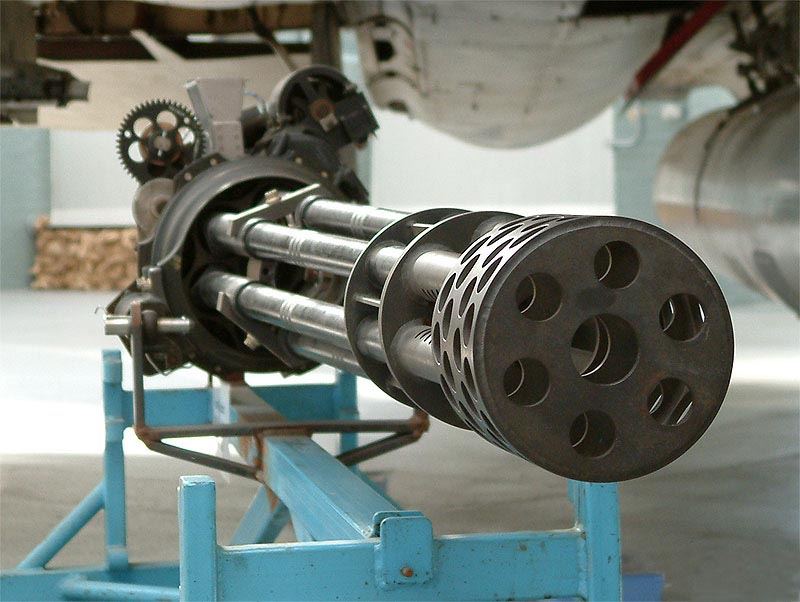
#> input picture Vulcan1.jpg, 800 x 602 px
$ python main.py
#> lines starting #> are read from the running program, lines starting #| are printed output that depends on the picture
from PIL import Image
from PIL import ImageFilter
from PIL import ImageEnhance

with Image.open('Vulcan1.jpg') as pic_original:
#> pic_original is the input picture: PIL image 800x602 RGB; mean R, G, B 114.2, 121.2, 114.1
    print('Розмір:', pic_original.size)
#| Розмір: (800, 602)
    print('Формат:', pic_original.format)
#| Формат: JPEG
    print('Тип:', pic_original.mode)
#| Тип: RGB
    pic_original.show()

    pic_gray = pic_original.convert('L')
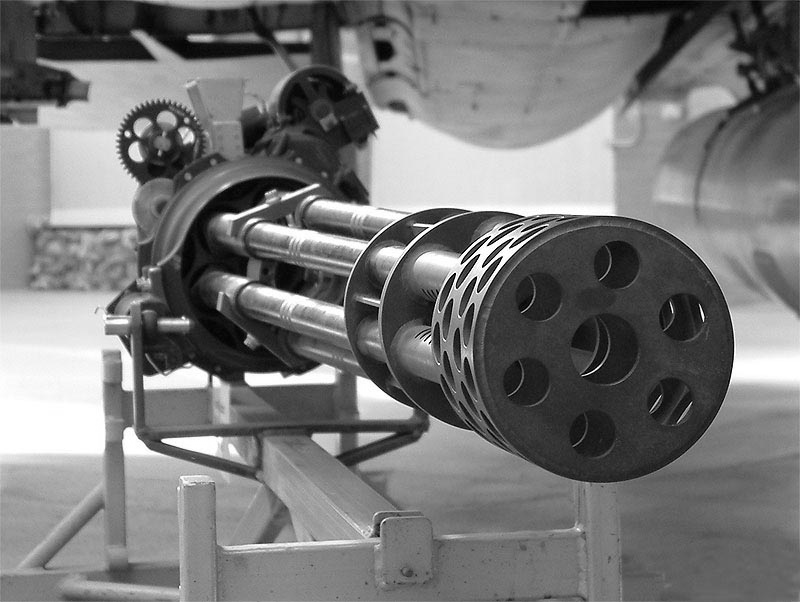
#> pic_gray: PIL image 800x602 L; min 0, max 255, mean 118.3
    pic_gray.save('bw.jpg')
    print('Розмір:', pic_gray .size)
#| Розмір: (800, 602)
    print('Формат:', pic_gray.format)
#| Формат: None
    print('Тип:', pic_gray.mode)
#| Тип: L
    pic_gray.show()

    pic_blured = pic_original.filter(ImageFilter.BLUR)
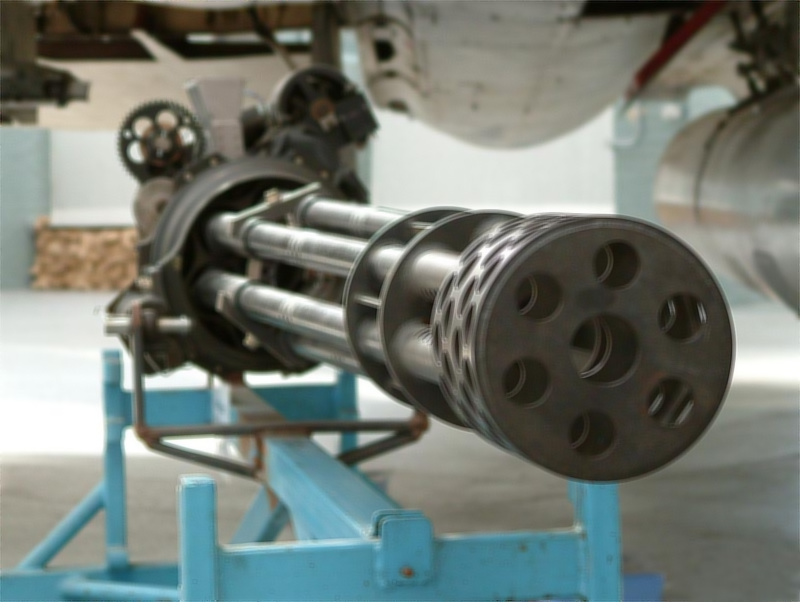
#> pic_blured: PIL image 800x602 RGB; mean R, G, B 114.3, 121.3, 114.2
    pic_blured.save('blured.jpg')
    pic_blured.show()

    pic_up = pic_original.transpose(Image.ROTATE_180)
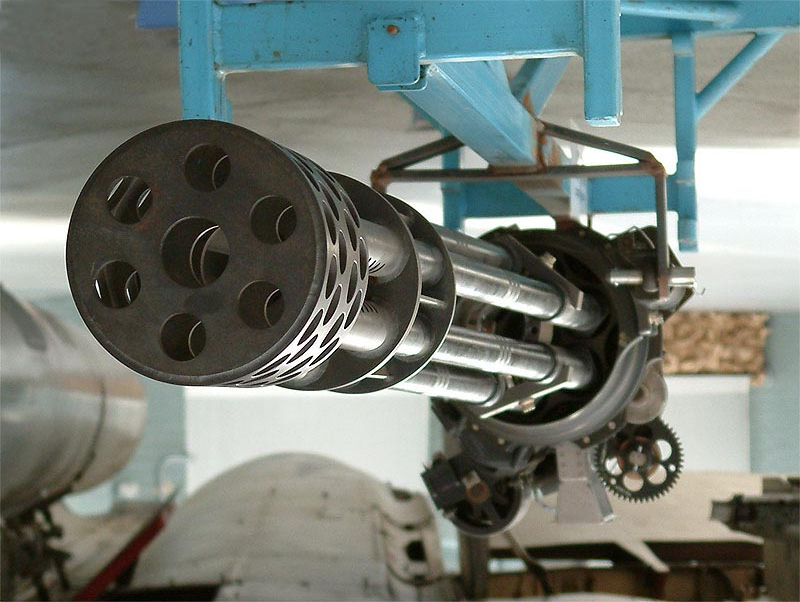
#> pic_up: PIL image 800x602 RGB; mean R, G, B 114.2, 121.2, 114.1
    pic_up.save('up.jpg')
    pic_up.show()

    pic_mirrow = pic_original.transpose(Image.FLIP_LEFT_RIGHT)
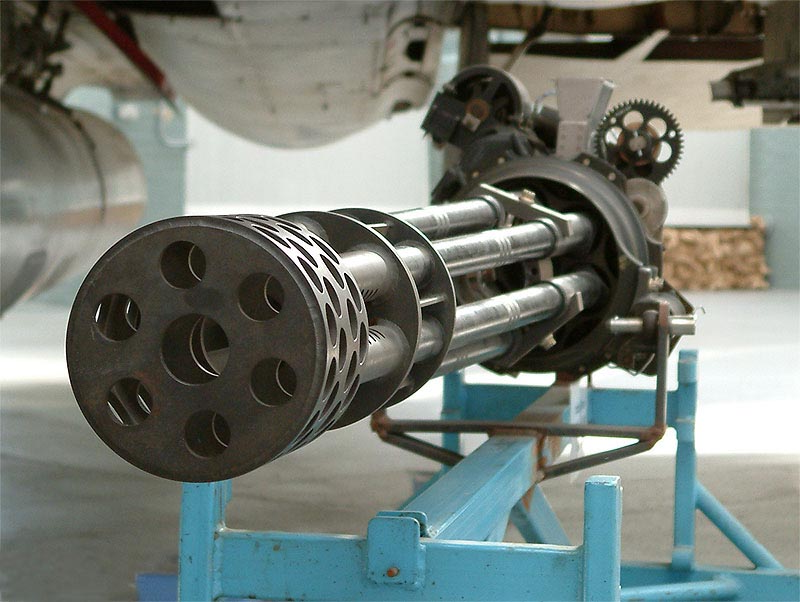
#> pic_mirrow: PIL image 800x602 RGB; mean R, G, B 114.2, 121.2, 114.1
    pic_mirrow.save('mirrow.jpg')
    pic_mirrow.show()

    pic_contrast =  ImageEnhance.Contrast(pic_original)
    pic_contrast = pic_contrast.enhance(1.5)
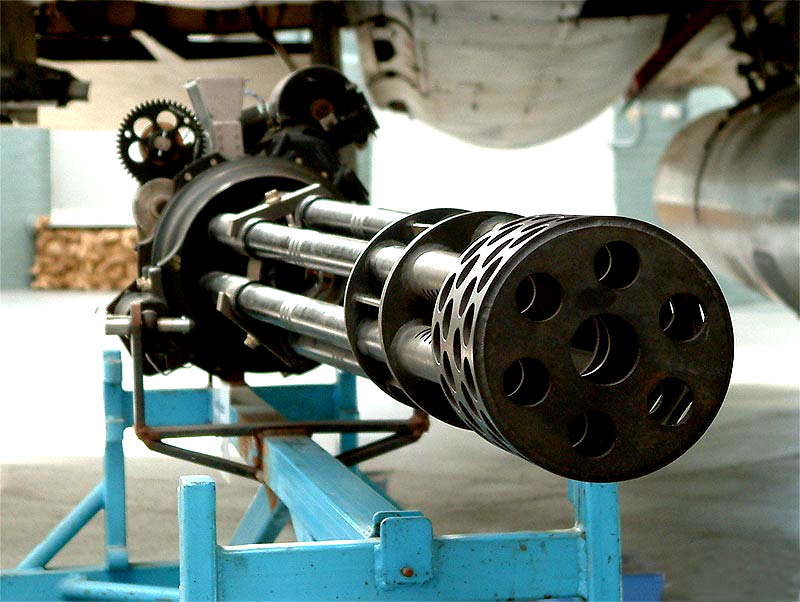
#> pic_contrast: PIL image 800x602 RGB; mean R, G, B 109.9, 120.2, 112.5
    pic_contrast.save('contr.jpg')
    pic_contrast.show()

    img_gray_smooth = pic_original.filter(ImageFilter.SMOOTH)
    img_gray_smooth = img_gray_smooth.filter(ImageFilter.FIND_EDGES)
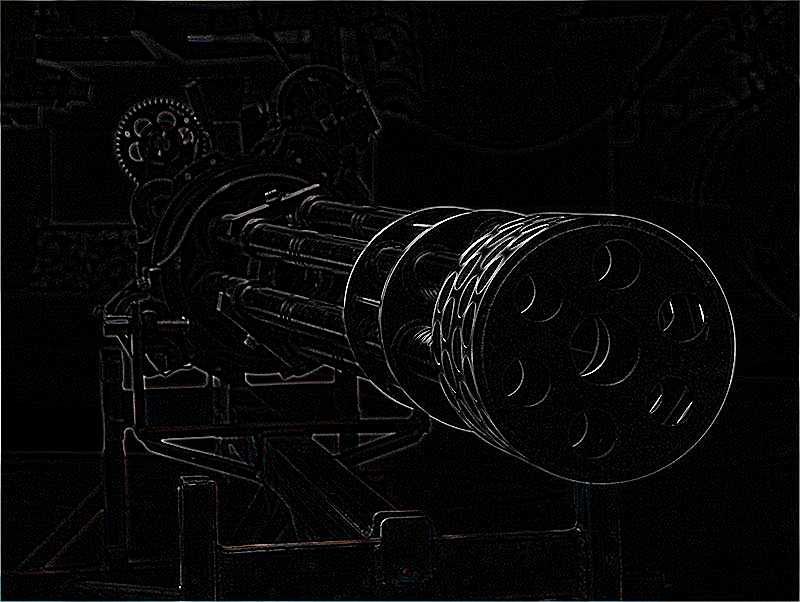
#> img_gray_smooth: PIL image 800x602 RGB; mean R, G, B 7.9, 7.7, 7.9
    img_gray_smooth.save('img_gray_smooth.jpg')
    img_gray_smooth.show()

    rotated_img = pic_original.rotate(30, expand=True)
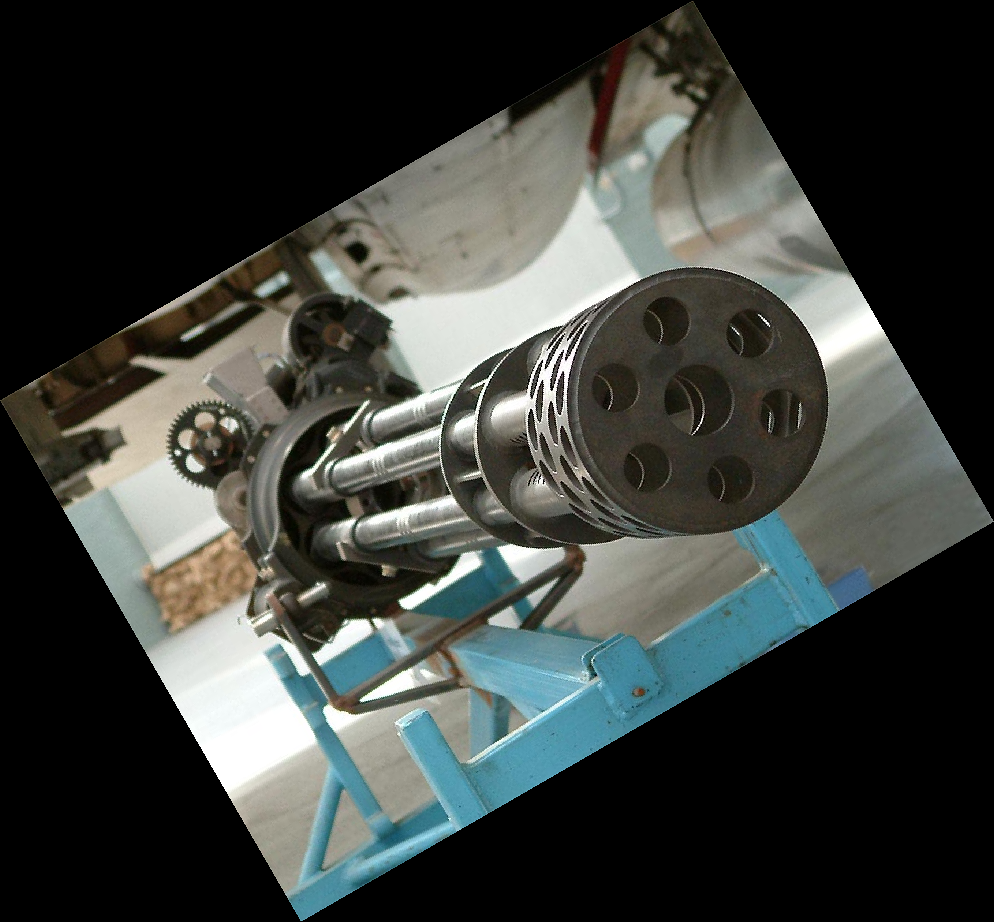
#> rotated_img: PIL image 994x922 RGB; mean R, G, B 60, 63.7, 60
    rotated_img.save('rotated.jpg')
    rotated_img.show()
